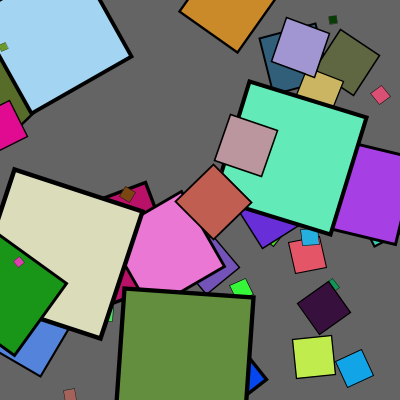
Frame 1 (no input)
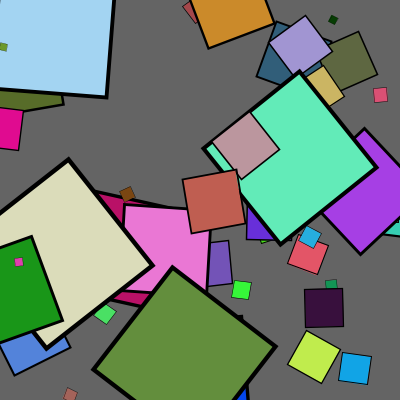
Frame 60 (the mouse pressed at the canvas centre just before this capture)
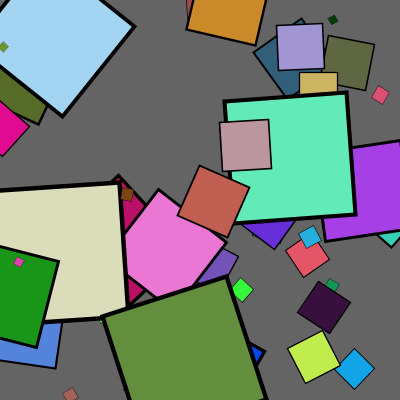
Frame 120 (the mouse held since frame 60 and released just before this capture)

The Processing sketch that drew these frames (run headless with seeded random() and noise(); from frame 60 on, the mouse is pressed at the canvas centre):

// Processing sketch: rectangles
// ── rectangles.pde
// Notice the [] syntax. This means these are arrays, but we don't
// know how big they are until we initalise them in setup(). 
float[] shapeRotations;
float[] shapeSizes;

// Look up PVector and color in the reference!
PVector[] shapeLocations;
color[] shapeColors;

int numberOfShapes = 50;
float rotateAngle = 0;


void setup() {
  // Create the window
  size(400, 400);
  
  // Allocate the arrays to hold the proper number of shapes
  // This makes the right amount of space in memory to hold all
  // these variables, but doesn't yet say what the contents are.
  shapeRotations = new float[numberOfShapes];
  shapeSizes = new float[numberOfShapes];
  shapeLocations = new PVector[numberOfShapes];
  shapeColors = new color[numberOfShapes];
  
  // Initialise the contents of each array
  for(int i = 0; i < numberOfShapes; i++) {
    shapeRotations[i] = random(0.0, TWO_PI);  // Random rotation from 0 to 2*pi
    shapeSizes[i] = pow(5.0, random(-1.0, 1.0)); // Distribute the log of this value uniformly...
    shapeLocations[i] = new PVector(random(-width / 2, width / 2), random(-height / 2, height / 2));
    shapeColors[i] = color(random(0, 255), random(0, 255), random(0, 255));
  }
}

void draw() {
  background(100);  // Gray background
  
  translate(width / 2, height / 2);  // Center coordinate (0,0) in the middle of the window
  rectMode(CENTER);

  
  for(int i = 0; i < numberOfShapes; i++) {
    pushMatrix(); // Save the current rendering parameters before we change them

    // The canonical linear transformations: rotation, translation (moving the center), and
    // scaling (changing the size).

    translate(shapeLocations[i].x, shapeLocations[i].y);
    rotate(shapeRotations[i]+rotateAngle);    
    scale(shapeSizes[i]);
    
    stroke(0);
    fill(shapeColors[i]);
    rect(0, 0, 30, 30);
    
    

    popMatrix(); // Restore the old rendering parameters
  }
    rotateAngle += .01;
}
